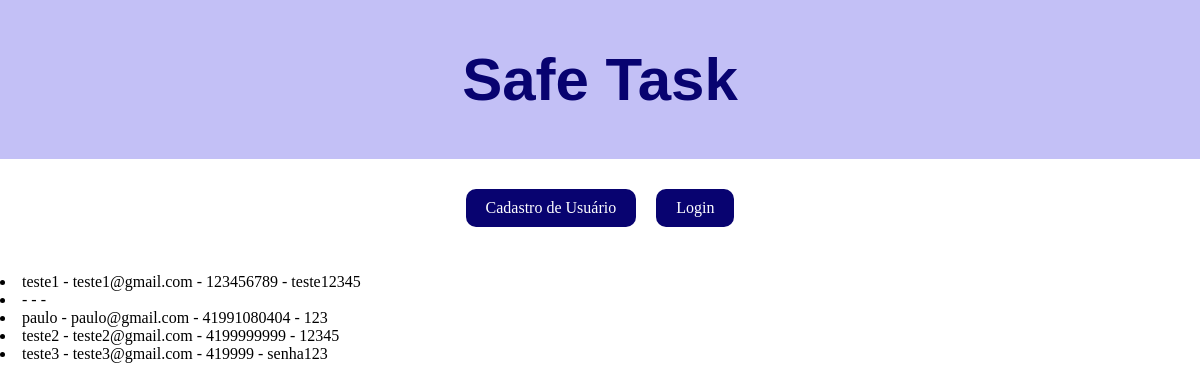
Before: / with the older database file.
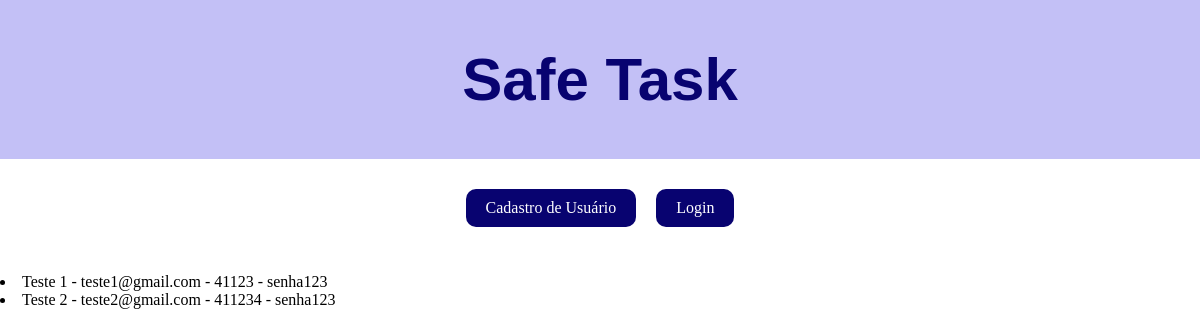
After: the same page with the newer database file.
### models.py (models this page shows, shortened)
class Usuario(db.Model):
    __tablename__ = 'usuarios'
    id = db.Column(db.Integer, primary_key = True, autoincrement=True)
    nome = db.Column(db.String(150), unique = True, nullable = False)
    email = db.Column(db.String(150), unique = True, nullable = False)
    telefone = db.Column(db.String(150), unique = True, nullable = False)
    senha = db.Column(db.String(20), unique = False, nullable = False)

### app.py (the view)
@app.route('/')
def home():
    usuarios = db.session.query(Usuario).all()
    return render_template('home.html', usuarios = usuarios)

### templates/home.html (shortened to what this page needs)
<!DOCTYPE html>
<html lang="pt-br">
<head>
    <link rel="stylesheet" href="{{ url_for('static', filename='style.css') }}">
</head>
<header>
    <div class="namepagina">
        <h1>Safe Task</h1>
    </div>
</header>
<body>
    <div class="botoes_login_cadastro">
    <a href = '/cadastro_page' class="botao"> Cadastro de Usuário </a>
    <a href = '/login' class="botao"> Login </a>
    </div>
        {% for usuario in usuarios %}
            <li>
                {{usuario.nome}} - {{usuario.email}} - {{usuario.telefone}} - {{usuario.senha}}
            </li>
        {% endfor %}
</body>
</html>

### static/style.css (style rules this page uses)
body { margin: 0; padding: 0; height: 100%; }
.namepagina { color: #080370; background-color: #c3c0f6; padding: 5px; text-align: center; font-family: Arial, Helvetica, sans-serif; font-size: 30px; }
.botoes_login_cadastro { padding: 30px; display: flex; flex-direction: row; justify-content: center; gap: 20px; }
.botao { padding: 10px 20px; font-size: 16px; color: #fff; background-color: #080370; text-decoration: dashed; border-radius: 10px; }

Changed rows visible on the page:
removed Usuario: nome "paulo", email "paulo@gmail.com", telefone "41991080404", senha "123"
removed Usuario: nome "teste2", email "teste2@gmail.com", telefone "4199999999", senha "12345"
removed Usuario: nome "teste3", email "teste3@gmail.com", telefone "419999", senha "senha123"
changed Usuario "teste1@gmail.com": nome "teste1" → "Teste 1"; telefone "123456789" → "41123"; senha "teste12345" → "senha123"
changed Usuario: nome (not shown) → "Teste 2"; email (not shown) → "teste2@gmail.com"; telefone (not shown) → "411234"; senha (not shown) → "senha123"
